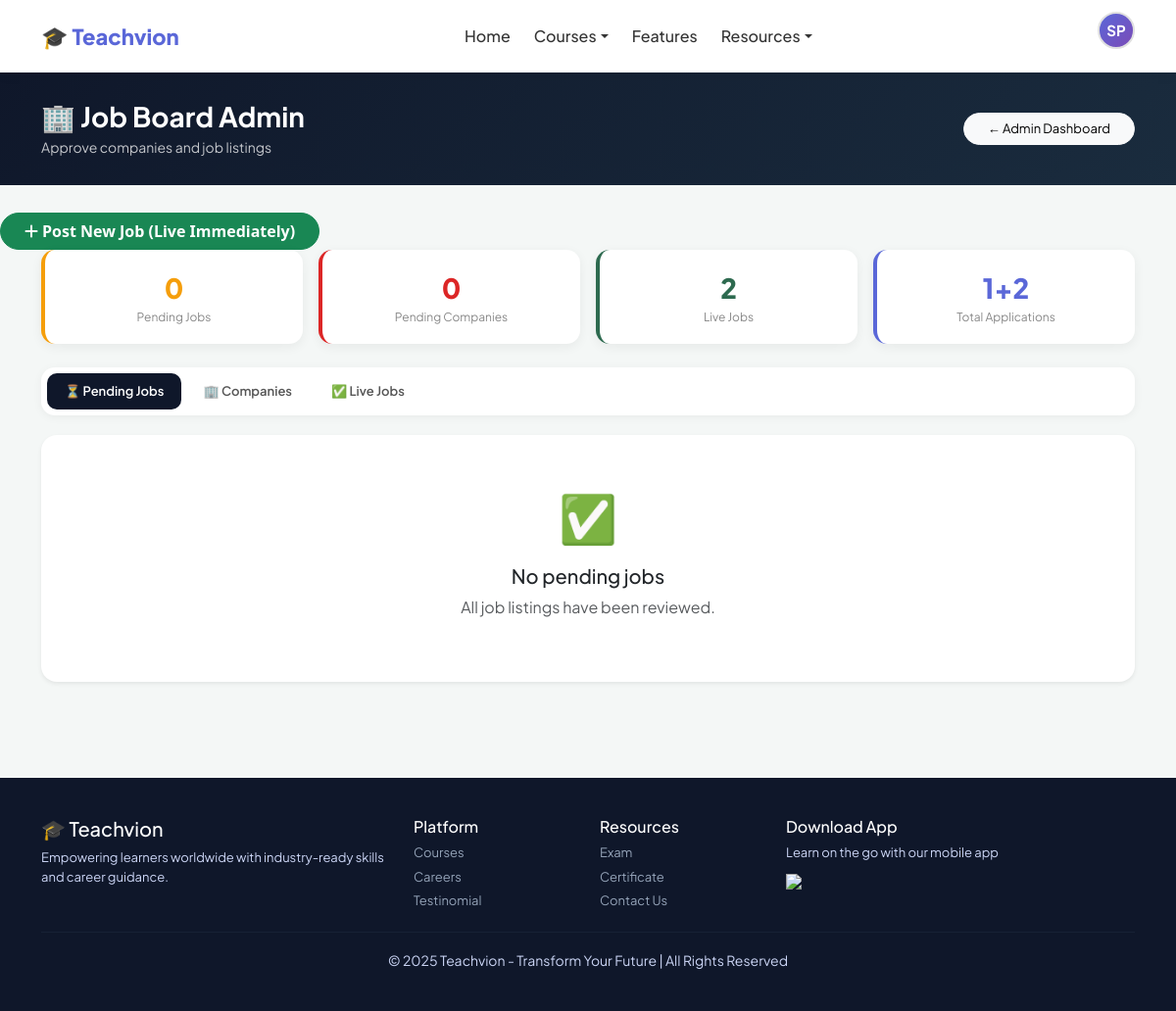
Page /admin-panel/jobs/ (signed in) on the committed database.
### accounts/models.py (models this page shows, shortened)
class CustomUser(AbstractUser):
    ROLE_CHOICES = [
        ('student', 'Student'),
        ('trainer', 'Trainer'),
        ('admin', 'Admin'),
    ]
    email = models.EmailField(unique=True)
    role = models.CharField(max_length=10, choices=ROLE_CHOICES, default='student')
    phone = models.CharField(max_length=15, blank=True)
    profile_pic = models.ImageField(upload_to='profiles/', blank=True, null=True)
    bio = models.TextField(blank=True)
    created_at = models.DateTimeField(auto_now_add=True)
    USERNAME_FIELD = 'email'
    REQUIRED_FIELDS = ['username', 'first_name', 'last_name']
    def get_dashboard_url(self):
        urls = {
            'student': '/dashboard/student/',
            'trainer': '/dashboard/trainer/',
            'admin':   '/dashboard/admin/',
        }
        return urls.get(self.role, '/')

### jobs/models.py (models this page shows, shortened)
class JobListing(models.Model):
    TYPE_CHOICES = [
        ('full_time',  'Full Time'),
        ('part_time',  'Part Time'),
        ('internship', 'Internship'),
        ('contract',   'Contract'),
        ('remote',     'Remote'),
    ]
    LEVEL_CHOICES = [
        ('fresher',   'Fresher / Entry Level'),
        ('junior',    'Junior (1-2 yrs)'),
        ('mid',       'Mid Level (2-5 yrs)'),
        ('senior',    'Senior (5+ yrs)'),
    ]
    company          = models.ForeignKey(
        CompanyProfile, on_delete=models.CASCADE, related_name='jobs'
    )
    title            = models.CharField(max_length=200)
    description      = models.TextField()
    requirements     = models.TextField(blank=True)
    responsibilities = models.TextField(blank=True)
    job_type         = models.CharField(max_length=20, choices=TYPE_CHOICES, default='full_time')
    level            = models.CharField(max_length=20, choices=LEVEL_CHOICES, default='fresher')
    location         = models.CharField(max_length=200, blank=True)
    salary_min       = models.PositiveIntegerField(null=True, blank=True)
    salary_max       = models.PositiveIntegerField(null=True, blank=True)
    skills           = models.CharField(max_length=500, blank=True,
                                        help_text='Comma-separated skills e.g. Python, Django, SQL')
    required_course  = models.ForeignKey(
        'courses.Course', on_delete=models.SET_NULL,
        null=True, blank=True, related_name='job_listings',
        help_text='Leave blank to allow any certified student'
    )
    min_exam_score   = models.PositiveIntegerField(
        default=50, help_text='Minimum exam score % required'
    )
    is_active        = models.BooleanField(default=True)
    is_approved      = models.BooleanField(default=False)  # admin approves
    deadline         = models.DateField(null=True, blank=True)
    posted_at        = models.DateTimeField(auto_now_add=True)
    class Meta:
        ordering = ['-posted_at']

### jobs/views.py (the view, shortened to what this page needs)
# urls.py: path('admin-panel/jobs/',views.admin_jobs_view,name='admin_jobs'),
@login_required
def admin_jobs_view(request):
    if request.user.role != 'admin':
        return redirect('index')
    pending_jobs      = JobListing.objects.filter(is_approved=False).select_related('company')
    pending_companies = CompanyProfile.objects.filter(is_approved=False)
    all_jobs          = JobListing.objects.filter(is_approved=True).select_related('company')
    return render(request, 'admin_jobs.html', {
        'pending_jobs':      pending_jobs,
        'pending_companies': pending_companies,
        'all_jobs':          all_jobs,
    })

### jobs/templates/admin_jobs.html (shortened to what this page needs)
{% extends 'base.html' %}
{% block content %}
<div class="page-hero">
  <div class="container d-flex justify-content-between align-items-center flex-wrap gap-3">
    <div>
      <h3 class="fw-bold mb-1">🏢 Job Board Admin</h3>
      <p class="mb-0 opacity-75" style="font-size:14px;">Approve companies and job listings</p>
    </div>
    <a href="{% url 'admin_dashboard' %}" class="btn btn-light rounded-pill px-4" style="font-size:13px;">
      ← Admin Dashboard
    </a>
  </div>
</div>
<a href="{% url 'admin_post_job' %}" class="btn btn-success rounded-pill px-4 fw-bold">
  <i class="fas fa-plus me-1"></i>Post New Job (Live Immediately)
</a>
<div class="container pb-5">
  <div class="row g-3 mb-4">
    <div class="col-6 col-md-3">
      <div class="stat-card" style="border-left:4px solid #f59e0b;">
        <div class="sv" style="color:#f59e0b;">{{ pending_jobs|length }}</div>
        <div style="font-size:12px;color:#888;">Pending Jobs</div>
      </div>
    </div>
    <div class="col-6 col-md-3">
      <div class="stat-card" style="border-left:4px solid #dc2626;">
        <div class="sv" style="color:#dc2626;">{{ pending_companies|length }}</div>
        <div style="font-size:12px;color:#888;">Pending Companies</div>
      </div>
    </div>
    <div class="col-6 col-md-3">
      <div class="stat-card" style="border-left:4px solid #2d6a4f;">
        <div class="sv" style="color:#2d6a4f;">{{ all_jobs|length }}</div>
        <div style="font-size:12px;color:#888;">Live Jobs</div>
      </div>
    </div>
    <div class="col-6 col-md-3">
      <div class="stat-card" style="border-left:4px solid #5a67d8;">
        <div class="sv" style="color:#5a67d8;">
          {% for j in all_jobs %}{{ j.applications.count }}{% if not forloop.last %}+{% endif %}{% endfor %}
        </div>
        <div style="font-size:12px;color:#888;">Total Applications</div>
      </div>
    </div>
  </div>
  <div class="nav-tabs-c">
    <button class="n-tab active" onclick="switchP('pending',this)">
      ⏳ Pending Jobs
    </button>
    <button class="n-tab" onclick="switchP('companies',this)">
      🏢 Companies
    </button>
    <button class="n-tab" onclick="switchP('live',this)">✅ Live Jobs</button>
  </div>
  <div class="panel active" id="p-pending">
    {% for job in pending_jobs %}
    <div class="row-card pending">
      <div style="flex:1;">
        <div style="font-weight:700;font-size:15px;color:#1a2c3e;">{{ job.title }}</div>
        <div style="font-size:13px;color:#888;margin-top:2px;">
          {{ job.company.name }} &nbsp;·&nbsp;
          {{ job.get_job_type_display }} &nbsp;·&nbsp;
          {{ job.location|default:"Remote" }}
        </div>
        <div style="font-size:12px;color:#aaa;margin-top:3px;">
          Posted {{ job.posted_at|date:"d M Y" }} &nbsp;·&nbsp;
          Min score: {{ job.min_exam_score }}%
          {% if job.required_course %}&nbsp;·&nbsp; Requires: {{ job.required_course.title }}{% endif %}
        </div>
        <div style="font-size:13px;color:#555;margin-top:6px;line-height:1.5;">
          {{ job.description|truncatechars:150 }}
        </div>
      </div>
      <div class="d-flex gap-2 flex-wrap">
        <a href="{% url 'job_detail' job.id %}" class="btn btn-sm btn-outline-secondary rounded-pill" style="font-size:11px;">View</a>
        <form method="post" style="display:inline;">
          {% csrf_token %}
          <input type="hidden" name="type" value="job">
          <input type="hidden" name="id" value="{{ job.id }}">
          <button type="submit" name="action" value="approve" class="approve-btn">✓ Approve</button>
        </form>
        <form method="post" style="display:inline;">
          {% csrf_token %}
          <input type="hidden" name="type" value="job">
          <input type="hidden" name="id" value="{{ job.id }}">
          <button type="submit" name="action" value="reject" class="reject-btn">✗ Reject</button>
        </form>
      </div>
    </div>
    {% empty %}
    <div class="text-center py-5 bg-white rounded-4 shadow-sm">
      <div style="font-size:48px;margin-bottom:12px;">✅</div>
      <h5>No pending jobs</h5>
      <p class="text-muted">All job listings have been reviewed.</p>
    </div>
    {% endfor %}
  </div>
</div>
{% endblock %}

### courses/templates/base.html (shortened to what this page needs)
{% load static %}
<!DOCTYPE html>
<html lang="en">
<head>
  <link rel="stylesheet" href="{% static 'css/style.css' %}">
  <link href="https://cdn.jsdelivr.net/npm/bootstrap@5.3.0/dist/css/bootstrap.min.css" rel="stylesheet">
  <link rel="stylesheet" href="https://cdnjs.cloudflare.com/ajax/libs/font-awesome/6.4.0/css/all.min.css">
</head>
<body>
<nav class="navbar navbar-expand-lg">
  <div class="container">
    <a class="logo" href="{% url 'index' %}">🎓 Teachvion</a>
    <div class="collapse navbar-collapse justify-content-center" id="navbarMain">
      <ul class="navbar-nav">
        <li class="nav-item"><a class="nav-link" href="{% url 'index' %}">Home</a></li>
        <li class="nav-item dropdown">
          <a class="nav-link dropdown-toggle" href="#" data-bs-toggle="dropdown">Courses</a>
        </li>
        <li class="nav-item"><a class="nav-link" href="#Features">Features</a></li>
        <li class="nav-item dropdown">
          <a class="nav-link dropdown-toggle" href="#" data-bs-toggle="dropdown">Resources</a>
        </li>
      </ul>
    </div>
    <div class="d-flex align-items-center gap-2">
      {% if user.is_authenticated %}
        <div class="dropdown profile-dropdown">
          <div class="profile-avatar dropdown-toggle" data-bs-toggle="dropdown">
            {% if user.profile_pic %}
              <img src="{{ user.profile_pic.url }}" alt="Profile">
            {% else %}
              {{ user.first_name|first|upper }}{{ user.last_name|first|upper }}
            {% endif %}
          </div>
        </div>
      {% else %}
        <a href="{% url 'login' %}" class="btn btn-login">Log in</a>
        <a href="{% url 'register' %}" class="btn btn-signup">Sign up</a>
      {% endif %}
    </div>
  </div>
</nav>
{% block content %}{% endblock %}
<footer class="footer">
  <div class="container">
    <div class="row">
      <div class="col-md-4">
        <h5>🎓 Teachvion</h5>
        <p>Empowering learners worldwide with industry-ready skills and career guidance.</p>
      </div>
      <div class="col-md-2">
        <h6>Platform</h6>
        <p><a href="{% url 'index' %}#courses">Courses</a></p>
        <p><a href="{% url 'index' %}#jobs">Careers</a></p>
        <p><a href="{% url 'index' %}#testinomial">Testinomial</a></p>
      </div>
      <div class="col-md-2">
        <h6>Resources</h6>
        <p><a href="{% url 'exam' %}">Exam</a></p>
        <p><a href="{% url 'certificate' %}">Certificate</a></p>
        <p><a href="#contact">Contact Us</a></p>
      </div>
      <div class="col-md-4">
        <h6>Download App</h6>
        <p>Learn on the go with our mobile app</p>
        <img src="https://upload.wikimedia.org/wikipedia/commons/7/78/Google_Play_Store_badge_EN.svg" width="130">
      </div>
    </div>
    <hr>
    <div class="text-center">
      <small>© 2025 Teachvion - Transform Your Future | All Rights Reserved</small>
    </div>
  </div>
</footer>
</body>
</html>

### static/css/style.css (style rules this page uses)
:root { --primary: #5a67d8; --primary-dark: #4c56c0; --accent: #7b4bb7; --success: #2d6a4f; --bg: #f4f7f6; --text: #1a1a2e; }
* { font-family: 'Plus Jakarta Sans', 'Segoe UI', sans-serif; box-sizing: border-box; }
body { background: var(--bg); margin: 0; color: var(--text); }
.navbar { background: white; padding: 12px 0; box-shadow: 0 2px 12px rgba(0, 0, 0, 0.07); position: sticky; top: 0; z-index: 1000; }
.logo { font-size: 22px; font-weight: 800; color: var(--primary); text-decoration: none; }
.nav-link { color: #333 !important; font-weight: 500; margin: 0 4px; transition: color 0.2s; }
.stat-card { background: white; border-radius: 16px; padding: 22px 18px; text-align: center; box-shadow: 0 8px 25px rgba(0,0,0,.1); transition: .2s; }
.footer { background: #0f172a; color: #cbd5f5; padding: 40px 0; margin-top: 50px; }
.footer h5, .footer h6 { color: white; }
.footer p { font-size: 13px; margin: 5px 0; }
.footer a { color: #94a3b8; text-decoration: none; font-size: 13px; }
.footer hr { border-color: #334155; }
.profile-avatar { width: 38px; height: 38px; border-radius: 50%; background: linear-gradient(135deg, var(--primary), var(--accent)); color: white; font-weight: 700; font-size: 15px; display: flex; align-items: center; justify-content: center; cursor: pointer; border: 2px solid #e0e0e0; }
body { background: url('https://images.unsplash.com/photo-1600585154731-9d8e469e2b01?ixlib=rb-4.0.3&auto=format&fit=crop&w=1350&q=80') no-repeat center center fixed; background-size: cover; }
body { background: #f4f7f6; }
.stat-card { background: white; border-radius: 16px; padding: 20px 18px; box-shadow: 0 4px 15px rgba(0,0,0,.07); transition: .2s; position: relative; overflow: hidden; }
.panel { display: none; }
.panel.active { display: block; }
.stat-card { background: white; border-radius: 16px; padding: 24px; box-shadow: 0 4px 15px rgba(0,0,0,.06); border-left: 4px solid var(--primary); }
.stat-card { background: white; border-radius: 16px; padding: 20px; box-shadow: 0 4px 15px rgba(0,0,0,.07); border-left: 4px solid #1a5f7a; }
.profile-avatar { width: 90px; height: 90px; border-radius: 50%; background: linear-gradient(135deg,#1a5f7a,#2d6a4f); color: white; font-size: 32px; font-weight: 800; display: flex; align-items: center; justify-content: center; margin: 0 auto 12px; position: relative; }
body { background: #f4f7fc; }
.page-hero { background: linear-gradient(135deg,#1a5f7a,#2d6a4f); color:white; padding:32px 0; margin-bottom:32px; }
.panel { display:none; }
.panel.active { display:block; }
.stat-card { background:white; border-radius:14px; padding:18px; box-shadow:0 3px 12px rgba(0,0,0,.06); text-align:center; }
.stat-card .sv { font-size:28px; font-weight:800; }
.page-hero { background:linear-gradient(135deg,#1a2c3e,#1e3c72); color:white; padding:32px 0; margin-bottom:28px; }
.page-hero { background:linear-gradient(135deg,#0f172a,#1a2c3e); color:white; padding:28px 0; margin-bottom:28px; }
.nav-tabs-c { display:flex; gap:4px; background:white; border-radius:14px; padding:6px; box-shadow:0 2px 10px rgba(0,0,0,.05); margin-bottom:20px; flex-wrap:wrap; }
.n-tab { padding:9px 18px; border-radius:10px; font-size:13px; font-weight:600; cursor:pointer; border:none; background:transparent; color:#555; transition:.2s; }
.n-tab.active { background:#0f172a; color:white; }

### courses/templates/base.html (style rules this page uses)
:root { --primary: #5a67d8; --primary-dark: #4c56c0; --accent: #7b4bb7; --success: #2d6a4f; --bg: #f4f7f6; }
* { font-family: 'Plus Jakarta Sans', sans-serif; }
body { background: var(--bg); margin: 0; }
.navbar { background: white; padding: 12px 0; box-shadow: 0 2px 12px rgba(0,0,0,0.07); position: sticky; top: 0; z-index: 1000; }
.logo { font-size: 22px; font-weight: 800; color: var(--primary); text-decoration: none; }
.nav-link { color: #333 !important; font-weight: 500; margin: 0 4px; }
.profile-dropdown .dropdown-toggle::after { display: none; }
.profile-avatar { width: 38px; height: 38px; border-radius: 50%; background: linear-gradient(135deg, var(--primary), var(--accent)); color: white; font-weight: 700; font-size: 15px; display: flex; align-items: center; justify-content: center; cursor: pointer; border: 2px solid #e0e0e0; }
.footer { background: #0f172a; color: #cbd5f5; padding: 40px 0; margin-top: 50px; }
.footer h5, .footer h6 { color: white; }
.footer p, .footer a { font-size: 13px; margin: 5px 0; }
.footer a { color: #94a3b8; text-decoration: none; }
.footer hr { border-color: #334155; }

### rows in the picture
CustomUser: first_name|first "S", last_name|first "P"
JobListing: applications.count "1"
JobListing: applications.count "2"

### other values in the picture
{{ pending_jobs|length }} "0"
{{ pending_companies|length }} "0"
{{ all_jobs|length }} "2"
